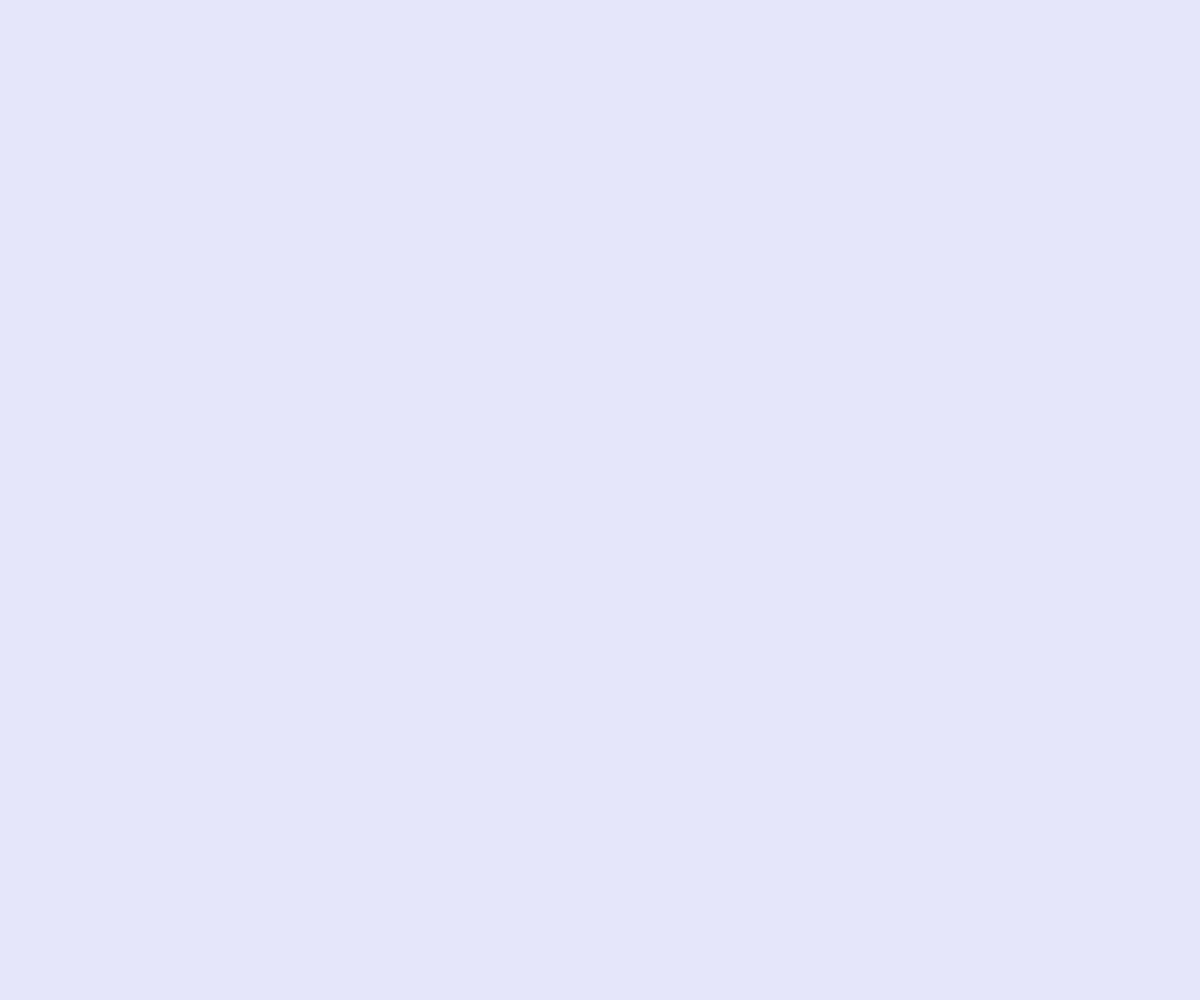
Frame 1 (no input)
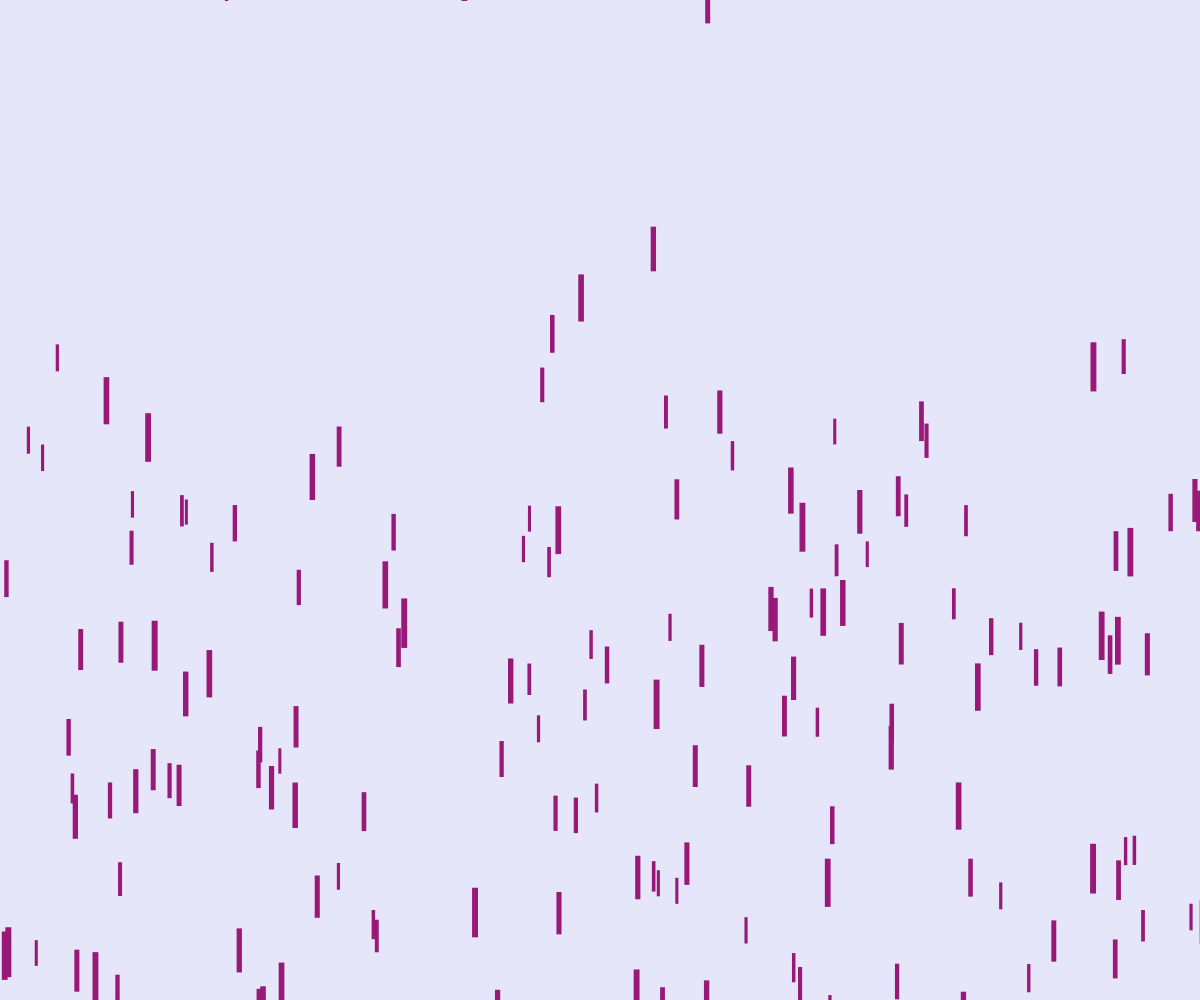
Frame 60 (no input)
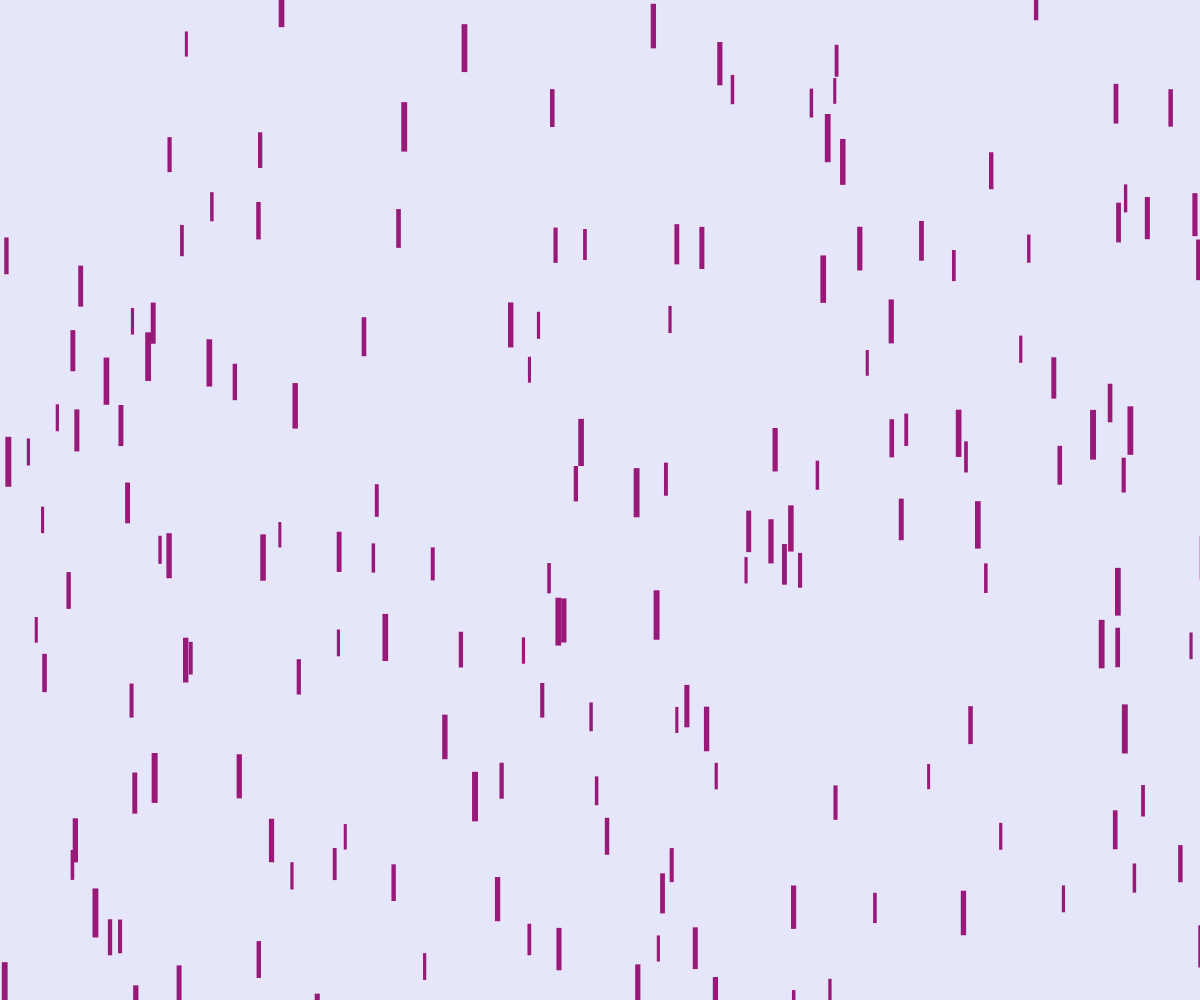
Frame 120 (the mouse pressed at the canvas centre since frame 60)

The p5.js sketch that drew these frames (run headless with seeded random() and noise() and a simulated clock; from frame 60 on, the mouse is pressed at the canvas centre):

// p5.js sketch
// ── sketch.js
let drop = [];

function setup() {
  createCanvas(windowWidth, windowHeight);
  for (var i = 0; i <= 200; i += 1) {
    var x = random(width);
    var y = random(-height + 100, -50);
    var s = random(0.5, 1);
    var w = s * 6;
    var h = s * 50;
    drop[i] = new rainDrop(x, y, w, h);
  }
}

function draw() {
  background(230, 230, 250);
  for (var i = 0; i < drop.length; i++) {
    drop[i].show();
    drop[i].move();
  }
}

// ── raindrop.js
class rainDrop {
  constructor(x, y, w, h) {
    this.x = x;
    this.y = y;
    this.w = w;
    this.h = h;
    this.yspeed = random(4, 10);
    this.gravity = 0.5;
  }

  show() {
    noStroke();
    fill(153, 25, 120);
    rect(this.x, this.y, this.w, this.h);
  }

  move() {
    this.y = this.y + this.yspeed;
    this.yspeed = this.yspeed + this.gravity;
    if (this.y > height) {
      this.y = random(-height + 100, -50);
      this.yspeed = random(4, 10);
    }
  }
}
